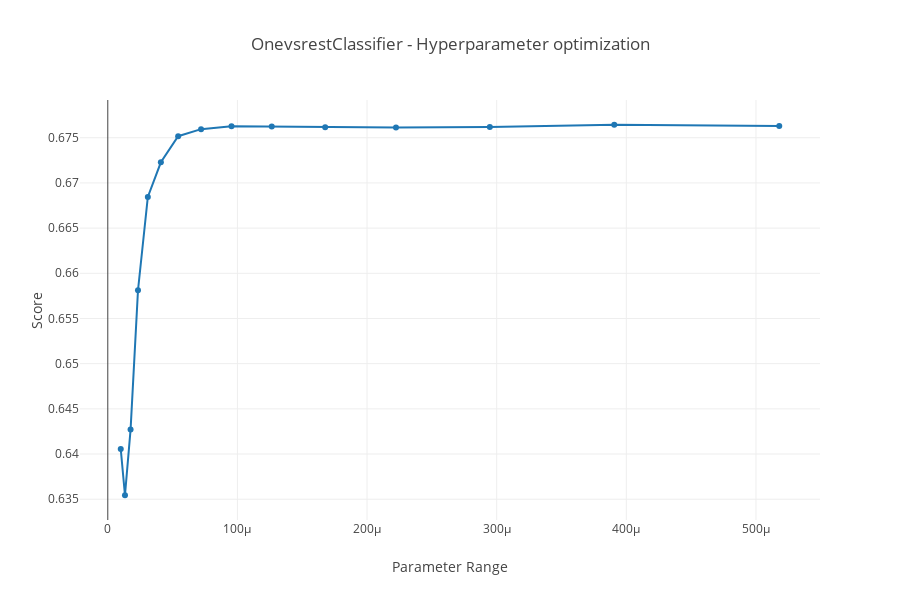

This figure's notebook cell:
### Code cell
# Create traces
trace = go.Scatter(
    x = np.logspace(-5, 1),
    y = F2_score_OnevsRest,
)
#Set layout
layout_trace=dict(height=600, width=900, title='OnevsrestClassifier - Hyperparameter optimization', xaxis=dict(
        title='Parameter Range'), 
        yaxis=dict(title='Score'),)
#Set figure to display
fig=dict(data=[trace], layout=layout_trace)

py.iplot(fig)

### Figure 1 — Plotly figure (JSON) as saved in the notebook; plotly's stock layout.template omitted (floating-point values rounded to 4 significant figures)
{"data": [{"type": "scatter", "uid": "19f659a8-0125-4b82-abd5-716e3b4c4101", "x": [1e-05, 1.326e-05, 1.758e-05, 2.33e-05, 3.089e-05, 4.095e-05, 5.429e-05, 7.197e-05, 9.541e-05, 0.0001265, 0.0001677, 0.0002223, 0.0002947, 0.0003907, 0.0005179, 0.0006866, 0.0009103, 0.001207, 0.0016, 0.002121, 0.002812, 0.003728, 0.004942, 0.006551, 0.008685, 0.01151, 0.01526, 0.02024, 0.02683, 0.03556, 0.04715, 0.06251, 0.08286, 0.1099, 0.1456, 0.1931, 0.256, 0.3393, 0.4498, 0.5964, 0.7906, 1.048, 1.389, 1.842, 2.442, 3.237, 4.292, 5.69, 7.543, 10], "y": [0.6406, 0.6354, 0.6427, 0.6581, 0.6685, 0.6723, 0.6752, 0.6759, 0.6763, 0.6762, 0.6762, 0.6761, 0.6762, 0.6764, 0.6763]}], "layout": {"height": 600, "title": {"text": "OnevsrestClassifier - Hyperparameter optimization"}, "width": 900, "xaxis": {"title": {"text": "Parameter Range"}}, "yaxis": {"title": {"text": "Score"}}}}
